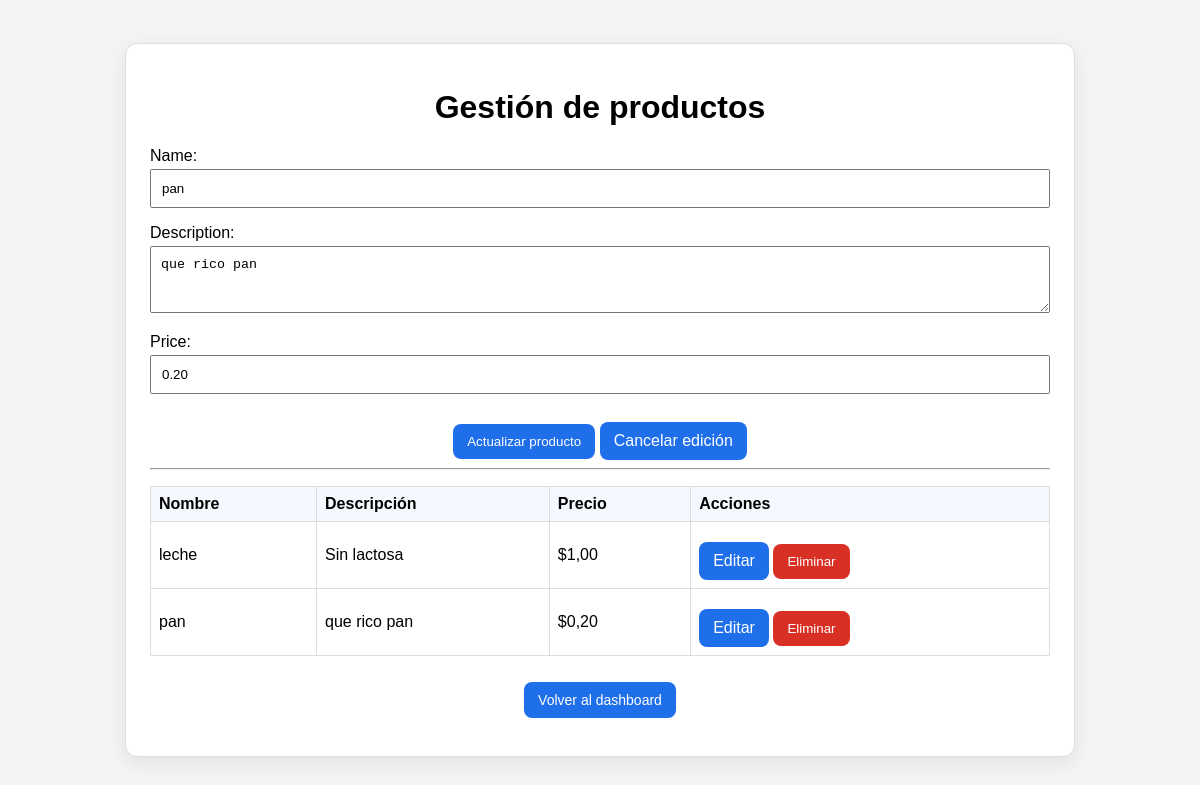
Screenshot of /products/1/edit/ (signed in) with the database file from the repository.
### core/models.py (models this page shows, shortened)
class Product(models.Model):
    name = models.CharField(max_length=120)
    description = models.TextField(blank=True)
    price = models.DecimalField(max_digits=10, decimal_places=2)
    created_at = models.DateTimeField(auto_now_add=True)
    updated_at = models.DateTimeField(auto_now=True)
    class Meta:
        ordering = ["name"]

### core/views.py (the view)
# urls.py: path("products/<int:product_id>/edit/", product_edit_view, name="product-edit"),
@login_required
def product_edit_view(request, product_id):
    product = get_object_or_404(Product, id=product_id)
    if request.method == "POST":
        form = ProductForm(request.POST, instance=product)
        if form.is_valid():
            form.save()
            return redirect("products")
    else:
        form = ProductForm(instance=product)
    products = Product.objects.all()
    return render(
        request,
        "products.html",
        {
            "form": form,
            "products": products,
            "is_edit": True,
            "editing_product": product,
        },
    )

### core/forms.py
class ProductForm(forms.ModelForm):
    class Meta:
        model = Product
        fields = ["name", "description", "price"]
        widgets = {
            "description": forms.Textarea(attrs={"rows": 3}),
        }

### templates/products.html (shortened to what this page needs)
{% extends "base.html" %}
{% block content %}
<h1>Gestión de productos</h1>
<form method="post">
  {{ form.as_p }}
  <button type="submit">{% if is_edit %}Actualizar{% else %}Agregar{% endif %} producto</button>
  {% if is_edit %}
  <a class="btn-link" href="{% url 'products' %}">Cancelar edición</a>
  {% endif %}
</form>
<hr />
{% if products %}
<table>
  <thead>
    <tr>
      <th>Nombre</th>
      <th>Descripción</th>
      <th>Precio</th>
      <th>Acciones</th>
    </tr>
  </thead>
  <tbody>
    {% for product in products %}
    <tr>
      <td>{{ product.name }}</td>
      <td>{{ product.description|default:"-" }}</td>
      <td>${{ product.price }}</td>
      <td>
        <a class="btn-link" href="{% url 'product-edit' product.id %}">Editar</a>
        <form method="post" action="{% url 'product-delete' product.id %}" class="inline-form">
          <button type="submit" class="danger-btn">Eliminar</button>
        </form>
      </td>
    </tr>
    {% endfor %}
  </tbody>
</table>
{% else %}
<p>Aún no hay productos registrados.</p>
{% endif %}
<p class="small">
  <a class="btn-link" href="{% url 'dashboard' %}">Volver al dashboard</a>
</p>
{% endblock %}

### templates/base.html (style rules this page uses)
body { margin: 0; min-height: 100vh; display: flex; align-items: center; justify-content: center; font-family: Arial, sans-serif; background: #f4f4f4; }
form p { text-align: left; }
input, textarea { width: 100%; box-sizing: border-box; padding: 10px; margin-top: 4px; }
button, .btn-link { margin-top: 12px; display: inline-block; border: none; background: #1f6feb; color: white; padding: 10px 14px; border-radius: 8px; text-decoration: none; cursor: pointer; }
.danger-btn { background: #d93025; }
.small { margin-top: 14px; font-size: 14px; }
table { width: 100%; border-collapse: collapse; margin-top: 16px; }
th, td { border: 1px solid #ddd; padding: 8px; text-align: left; }
th { background: #f5f8ff; }
.inline-form { display: inline; }
.inline-form button, .inline-form .btn-link { margin-top: 0; }

### rows the page displays
Product: name "pan", description "que rico pan", price "0.20", price "0,20"
Product: name "leche", description "Sin lactosa", price "1,00"
